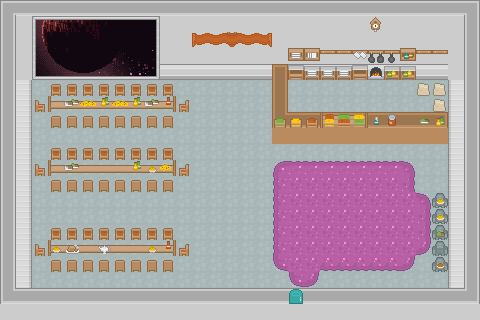

A level layout from a 2D game, rendered from its tile map. Below: a short description, then the map file with tile-grid data replaced by summaries:
An orthogonal 30x20 tile map with 16x16 px tiles, 6 tile layers (Tile Layer 1, Tile Layer 4, Tile Layer 2, Tile Layer 3, ...), 3 tilesets and 23 objects.

<map version="1.2" tiledversion="1.2.0" orientation="orthogonal" renderorder="left-down" width="30" height="20" tilewidth="16" tileheight="16" infinite="0" nextlayerid="12" nextobjectid="27">
 <tileset firstgid="1" source="base tileset.tsx" />
 <tileset firstgid="1768" source="meme.tsx" />
 <tileset firstgid="2804" source="space.tsx" />
 <layer id="5" name="Tile Layer 1" width="30" height="20">
  <data>[600 cells, 600 non-empty, 32 distinct tile ids]</data>
 </layer>
 <layer id="8" name="Tile Layer 4" width="30" height="20">
  <data>[600 cells, 59 non-empty, 2 distinct tile ids]</data>
 </layer>
 <layer id="6" name="Tile Layer 2" width="30" height="20">
  <data>[600 cells, 281 non-empty, 36 distinct tile ids]</data>
 </layer>
 <layer id="7" name="Tile Layer 3" width="30" height="20">
  <data>[600 cells, 93 non-empty, 25 distinct tile ids]</data>
 </layer>
 <layer id="9" name="Tile Layer 5" width="30" height="20">
  <data>[600 cells, 75 non-empty, 14 distinct tile ids]</data>
 </layer>
 <layer id="11" name="Tile Layer 6" width="30" height="20">
  <data>[600 cells, 6 non-empty, 4 distinct tile ids]</data>
 </layer>
 <objectgroup id="10" name="Object Layer 1">
  <object id="1" x="51.6653" y="91.2921" width="120.887" height="3.51124" />
  <object id="2" x="35.614" y="106.34" width="8.52729" height="4.01284" />
  <object id="3" x="0.751597" y="2.25479" width="22.5479" height="318.677" />
  <object id="4" x="-1.54094" y="8.90592" width="484.029" height="59.3762" />
  <object id="5" x="456.219" y="-22.5479" width="27.8091" height="348.741" />
  <object id="6" x="0.751597" y="299.887" width="487.787" height="36.0767" />
  <object id="8" x="283.003" y="113.035" width="163.848" height="17.2867" />
  <object id="10" x="278.714" y="44.0329" width="5.26118" height="84.9305" />
  <object id="11" x="435.926" y="196.167" width="3.75799" height="78.1661" />
  <object id="12" x="439.684" y="194.664" width="9.01917" height="77.4145" />
  <object id="13" x="441.939" y="196.167" width="24.8027" height="77.4145" />
  <object id="14" x="52.6148" y="121.173" width="119.048" height="3.18878" />
  <object id="15" x="180.697" y="105.23" width="5.31463" height="6.37755" />
  <object id="17" x="52.0833" y="100.446" width="120.111" height="3.72024" />
  <object id="18" x="50.4889" y="166.348" width="123.831" height="2.65731" />
  <object id="19" x="52.0833" y="154.124" width="121.173" height="4.78316" />
  <object id="20" x="35.608" y="170.599" width="9.56633" height="3.72024" />
  <object id="21" x="181.229" y="171.662" width="7.44048" height="3.72024" />
  <object id="22" x="53.1463" y="184.949" width="119.579" height="3.72024" />
  <object id="23" x="51.0204" y="244.473" width="122.768" height="4.78316" />
  <object id="24" x="52.6148" y="265.731" width="120.111" height="2.65731" />
  <object id="25" x="180.166" y="249.787" width="7.97194" height="3.72024" />
  <object id="26" x="35.0765" y="249.787" width="9.56633" height="3.72024" />
 </objectgroup>
</map>
